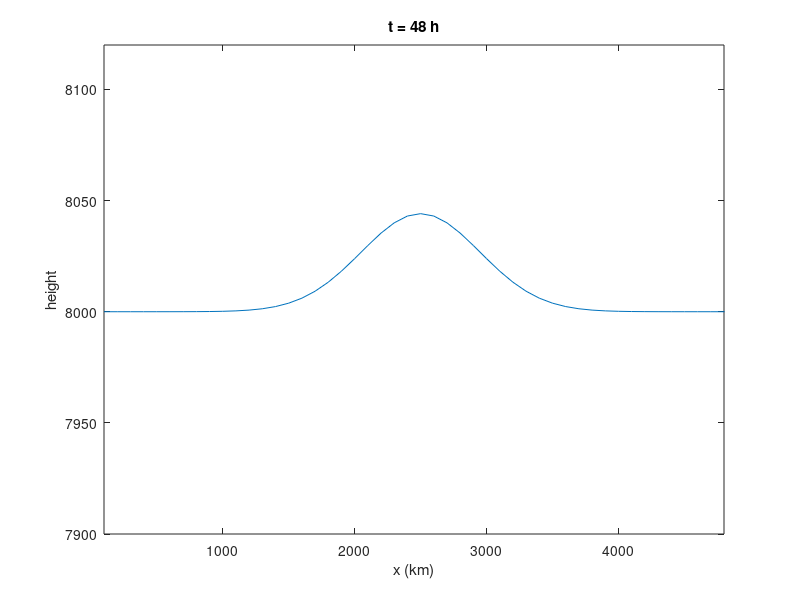

Recreate this plot in MATLAB.
%clear all; 
close all;

%%%%%%%PARAMETERS
dx=100000;  %grid spacing (m)
dt=100;    %time step (s)
nx=50;      %number of grid points (including 2 ghost nodes)
nt=48*3600/dt;    %number of time steps

%initial condition
pi=4*atan(1.0);
C=100;       %advection velocity
hbar=8000;  %base level of height
amp=100;    %amplitude of hill
hc=25;      %center location of hill
hw=10;      %width of hill

%physics parameters
g=9.8;      %gravity
f=0.0001;   %Coriolis
kdif=0.01*dx*dx/(2*dt);    %diffuction coef

%numerical scheme switches
advection_scheme=1; %1:CTCS, 2:FTCS, 3: FTBS numerical schemes
%diffusion_scheme=2; %1:CTCS, 2:FTCS

%forcing term switches
nifcor=0;   %if 1, include Coriolis
nifwind=0;  %if 1, include other terms besides Coriolis in u,v eqns.
nifdif=1;   %if 1, include diffusion
nifad=0;    %if 1, include advection

scale_factor=nx;       %scaling factor for plotting wind vectors
show_animation=1;      %if 1, show animation; turn this off when profiling.
animation_stride=3600/dt;   %if =n, skip every n frames
animation_delay=0.001; %delay in between frame in seconds
show_analytic=0;       %show analytical solution (linear advection eqn)
show_wind=0;           %show wind vector

%%%%%%%%INITIALIZE
u(1:nx)=C;
v(1:nx)=0.0; 
h(1:nx)=hbar;
ind=ceil(hc-hw/2):floor(hc+hw/2);
h(ind)=hbar+(amp/2)*(1+cos(2*pi*(ind-hc)/hw));

h0=h;
loc1=find(h==max(h),1); 
maxh(1:nt+1)=NaN; maxh(1)=max(h);
x(1:nx)=(1:nx)*dx/1000;

figure('Position',[100 100 560 560/2]);

%%%%%%%%%RUN MODEL
time=0;  %time in seconds
t_start=cputime;

for n=1:nt
  j=2:nx-1;
  
  if(advection_scheme==1) %CTCS scheme (leapfrog)
    if(n==1)
      ub=u; vb=v; hb=h;
      ua=u; va=v; ha=h;
      dtcalc=dt;
    else
      dtcalc=dt*2;
    end
    ha(j)=hb(j)-nifad*u(j).*(dtcalc/(dx*2)).*(h(j+1)-h(j-1)) ...
               -h(j).*(dtcalc/(dx*2)).*(u(j+1)-u(j-1));
    ua(j)=ub(j)-nifwind*nifad*u(j).*(dtcalc/(dx*2)).*(u(j+1)-u(j-1)) ...
               -nifwind*(g*dtcalc/(dx*2))*(h(j+1)-h(j-1)) ...
               +nifcor*f*v(j)*dtcalc;
    va(j)=vb(j)-nifwind*nifad*u(j).*(dtcalc/(dx*2)).*(v(j+1)-v(j-1)) ...
               -nifcor*f*u(j)*dtcalc;

    %diffusion evaluated from b->a (2 time steps)
    diffac=kdif*dtcalc/dx/dx;
    ha(j)=ha(j)+nifdif*diffac*(hb(j+1)-2*hb(j)+hb(j-1));
    ua(j)=ua(j)+nifwind*nifdif*diffac*(ub(j+1)-2*ub(j)+ub(j-1));
    va(j)=va(j)+nifwind*nifdif*diffac*(vb(j+1)-2*vb(j)+vb(j-1));
    
    ub=u; u=ua;
    vb=v; v=va;
    hb=h; h=ha;    

  elseif(advection_scheme==2) %FTCS scheme
    ha(j)=h(j)-nifad*u(j).*(dt/(dx*2)).*(h(j+1)-h(j-1)) ...
              -h(j).*(dt/(dx*2)).*(u(j+1)-u(j-1));
    ua(j)=u(j)-nifwind*nifad*u(j).*(dt/(dx*2)).*(u(j+1)-u(j-1)) ...
              -nifwind*(g*dt/(dx*2))*(h(j+1)-h(j-1)) ...
              +nifcor*f*v(j)*dt;
    va(j)=v(j)-nifwind*nifad*u(j).*(dt/(dx*2)).*(v(j+1)-v(j-1)) ...
              -nifcor*f*u(j)*dt;
    h=ha; u=ua; v=va;
  
  elseif(advection_scheme==3) %FTBS scheme (upstream)
    ha(j)=h(j)-nifad*u(j).*(dt/dx).*(h(j)-h(j-1)) ...
              -h(j).*(dt/dx).*(u(j)-u(j-1));
    ua(j)=u(j)-nifwind*nifad*u(j).*(dt/dx).*(u(j)-u(j-1)) ...
              -nifwind*(g*dt/dx)*(h(j)-h(j-1)) ...
              +nifcor*f*v(j)*dt;
    va(j)=v(j)-nifwind*nifad*u(j).*(dt/dx).*(v(j)-v(j-1)) ...
              -nifcor*f*u(j)*dt;
    h=ha; u=ua; v=va;
  end
  
  
  time=time+dt;
  
  %boundary condition (cyclic)
  u(1)=u(nx-1); u(nx)=u(2);
  v(1)=v(nx-1); v(nx)=v(2);
  h(1)=h(nx-1); h(nx)=h(2);
  
  %plot results
  if(show_animation==1 && mod(n,animation_stride)==0)
    %subplot(2,1,1)
    plot(x,h);
    if(show_analytic==1) %analytic solution for advection equation
      hold on;
      x0=mod(x+C*time/1000,(nx-2)*dx/1000);
      n0=find(x0(2:end-1)-x0(1:end-2)<0);
      plot(x0(1:n0),h0(1:n0),'r');
      plot(x0(n0+1:end-1),h0(n0+1:end-1),'r');
      hold off;
    end
    axis([dx/1000 (nx-2)*dx/1000 hbar-amp hbar+1.2*amp]);
    ylabel('height'); title(['t = ' num2str(time/3600) ' h'])
    xlabel('x (km)')
    if(show_wind==1)
      subplot(2,1,2)
      i=1:ceil(nx/30):nx;
      quiver(x(i),0*x(i),u(i)*scale_factor,v(i)*scale_factor,'autoscale','off')
      axis equal; axis([dx (nx-2)*dx -(nx-2)*dx/5 (nx-2)*dx/5]/1000);
      xlabel('x (km)'); ylabel('y (km)');
    end
    pause(animation_delay);
  end
  
  m=20;
  if(n==floor(m*dx/C/dt)) %trace max(h) across m grid points
    loc2=find(h==max(h),1);
    Cd=(loc2-loc1)*dx/(floor(m*dx/C/dt)*dt); disp(['Cd=' num2str(Cd)]);
  end
  maxh(n+1)=max(h); %record h peak amplitude time series
  
  if(sum(any(h>1e10))>0) 
    disp(['model exploded at t=' num2str(time) 's (' num2str(n) ' steps)']); break; 
  end
end

t_end=cputime;
disp(['model integration takes ' num2str(t_end-t_start) ' s']);
